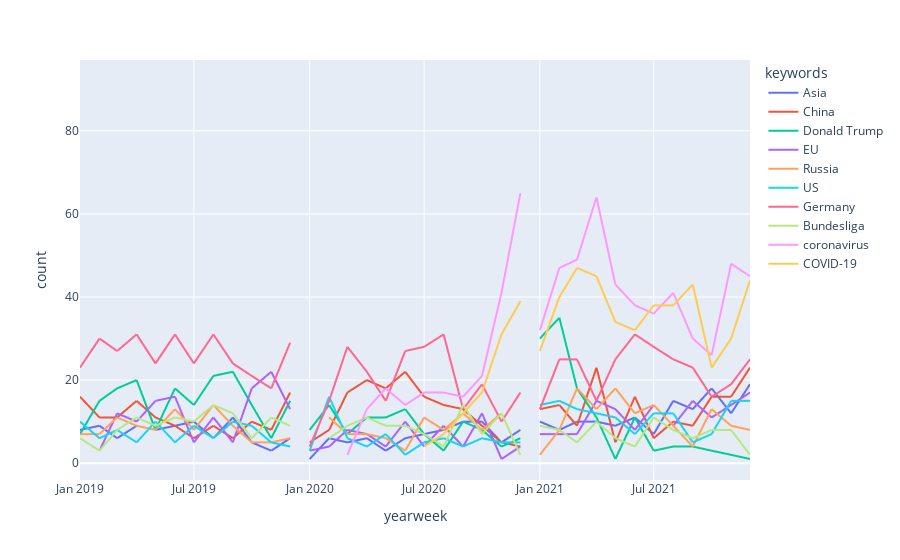

Source (notebook cell):
### Code cell
fig_df = grouped.loc[grouped['keywords'].isin(top10.index)]
fig_df = fig_df.sort_values(by="yearweek")

fig = px.line(fig_df, x='yearweek', y="count", color="keywords")
fig.show()

### Figure 1 — Plotly figure (JSON) as saved in the notebook; plotly's stock layout.template omitted (floating-point values rounded to 4 significant figures; data arrays with more than 128 entries replaced by an {"elided": "..."} marker saying what was removed)
{"data": [{"hovertemplate": "keywords=Asia<br>yearweek=%{x}<br>count=%{y}<extra></extra>", "legendgroup": "Asia", "line": {"color": "#636efa", "dash": "solid"}, "marker": {"symbol": "circle"}, "mode": "lines", "name": "Asia", "showlegend": true, "type": "scattergl", "x": {"elided": "139 str values"}, "xaxis": "x", "y": {"elided": "139 int values"}, "yaxis": "y"}, {"hovertemplate": "keywords=China<br>yearweek=%{x}<br>count=%{y}<extra></extra>", "legendgroup": "China", "line": {"color": "#EF553B", "dash": "solid"}, "marker": {"symbol": "circle"}, "mode": "lines", "name": "China", "showlegend": true, "type": "scattergl", "x": {"elided": "145 str values"}, "xaxis": "x", "y": {"elided": "145 int values"}, "yaxis": "y"}, {"hovertemplate": "keywords=Donald Trump<br>yearweek=%{x}<br>count=%{y}<extra></extra>", "legendgroup": "Donald Trump", "line": {"color": "#00cc96", "dash": "solid"}, "marker": {"symbol": "circle"}, "mode": "lines", "name": "Donald Trump", "showlegend": true, "type": "scattergl", "x": {"elided": "135 str values"}, "xaxis": "x", "y": {"elided": "135 int values"}, "yaxis": "y"}, {"hovertemplate": "keywords=EU<br>yearweek=%{x}<br>count=%{y}<extra></extra>", "legendgroup": "EU", "line": {"color": "#ab63fa", "dash": "solid"}, "marker": {"symbol": "circle"}, "mode": "lines", "name": "EU", "showlegend": true, "type": "scattergl", "x": {"elided": "142 str values"}, "xaxis": "x", "y": {"elided": "142 int values"}, "yaxis": "y"}, {"hovertemplate": "keywords=Russia<br>yearweek=%{x}<br>count=%{y}<extra></extra>", "legendgroup": "Russia", "line": {"color": "#FFA15A", "dash": "solid"}, "marker": {"symbol": "circle"}, "mode": "lines", "name": "Russia", "showlegend": true, "type": "scattergl", "x": {"elided": "140 str values"}, "xaxis": "x", "y": {"elided": "140 int values"}, "yaxis": "y"}, {"hovertemplate": "keywords=US<br>yearweek=%{x}<br>count=%{y}<extra></extra>", "legendgroup": "US", "line": {"color": "#19d3f3", "dash": "solid"}, "marker": {"symbol": "circle"}, "mode": "lines", "name": "US", "showlegend": true, "type": "scattergl", "x": {"elided": "140 str values"}, "xaxis": "x", "y": {"elided": "140 int values"}, "yaxis": "y"}, {"hovertemplate": "keywords=Germany<br>yearweek=%{x}<br>count=%{y}<extra></extra>", "legendgroup": "Germany", "line": {"color": "#FF6692", "dash": "solid"}, "marker": {"symbol": "circle"}, "mode": "lines", "name": "Germany", "showlegend": true, "type": "scattergl", "x": {"elided": "144 str values"}, "xaxis": "x", "y": {"elided": "144 int values"}, "yaxis": "y"}, {"hovertemplate": "keywords=Bundesliga<br>yearweek=%{x}<br>count=%{y}<extra></extra>", "legendgroup": "Bundesliga", "line": {"color": "#B6E880", "dash": "solid"}, "marker": {"symbol": "circle"}, "mode": "lines", "name": "Bundesliga", "showlegend": true, "type": "scattergl", "x": {"elided": "141 str values"}, "xaxis": "x", "y": {"elided": "141 int values"}, "yaxis": "y"}, {"hovertemplate": "keywords=coronavirus<br>yearweek=%{x}<br>count=%{y}<extra></extra>", "legendgroup": "coronavirus", "line": {"color": "#FF97FF", "dash": "solid"}, "marker": {"symbol": "circle"}, "mode": "lines", "name": "coronavirus", "showlegend": true, "type": "scattergl", "x": ["2020-03", "2020-04", "2020-05", "2020-06", "2020-07", "2020-08", "2020-09", "2020-10", "2020-11", "2020-12", "2020-13", "2020-14", "2020-15", "2020-16", "2020-17", "2020-18", "2020-19", "2020-20", "2020-21", "2020-22", "2020-23", "2020-24", "2020-25", "2020-26", "2020-27", "2020-28", "2020-29", "2020-30", "2020-31", "2020-32", "2020-33", "2020-34", "2020-35", "2020-36", "2020-37", "2020-38", "2020-39", "2020-40", "2020-41", "2020-42", "2020-43", "2020-44", "2020-45", "2020-46", "2020-47", "2020-49", "2020-51", "2021-01", "2021-02", "2021-03", "2021-04", "2021-05", "2021-06", "2021-07", "2021-08", "2021-09", "2021-10", "2021-11", "2021-12", "2021-13", "2021-14", "2021-15", "2021-16", "2021-17", "2021-18", "2021-19", "2021-20", "2021-26", "2021-27", "2021-28", "2021-29", "2021-30", "2021-31", "2021-32", "2021-33", "2021-34", "2021-35", "2021-36", "2021-37", "2021-38", "2021-39", "2021-40", "2021-41", "2021-42", "2021-43", "2021-44", "2021-45", "2021-46", "2021-47", "2021-48", "2021-49", "2021-50", "2021-51", "2021-52", "2021-53"], "xaxis": "x", "y": [2, 13, 18, 14, 17, 17, 16, 21, 41, 65, 81, 92, 85, 77, 74, 84, 68, 77, 71, 64, 52, 51, 52, 52, 48, 52, 43, 44, 50, 36, 41, 24, 37, 38, 26, 27, 24, 37, 37, 43, 52, 49, 3, 2, 2, 1, 3, 32, 47, 49, 64, 43, 38, 36, 41, 30, 26, 48, 45, 45, 33, 16, 2, 4, 1, 8, 2, 7, 28, 24, 20, 28, 29, 21, 14, 19, 19, 20, 15, 16, 10, 13, 9, 17, 15, 21, 22, 28, 33, 28, 20, 16, 31, 21, 12], "yaxis": "y"}, {"hovertemplate": "keywords=COVID-19<br>yearweek=%{x}<br>count=%{y}<extra></extra>", "legendgroup": "COVID-19", "line": {"color": "#FECB52", "dash": "solid"}, "marker": {"symbol": "circle"}, "mode": "lines", "name": "COVID-19", "showlegend": true, "type": "scattergl", "x": ["2020-07", "2020-08", "2020-09", "2020-10", "2020-11", "2020-12", "2020-13", "2020-14", "2020-15", "2020-16", "2020-17", "2020-18", "2020-19", "2020-20", "2020-21", "2020-22", "2020-23", "2020-24", "2020-25", "2020-26", "2020-27", "2020-28", "2020-29", "2020-30", "2020-31", "2020-32", "2020-33", "2020-34", "2020-35", "2020-36", "2020-37", "2020-38", "2020-39", "2020-40", "2020-41", "2020-42", "2020-43", "2020-44", "2020-45", "2020-47", "2020-51", "2021-01", "2021-02", "2021-03", "2021-04", "2021-05", "2021-06", "2021-07", "2021-08", "2021-09", "2021-10", "2021-11", "2021-12", "2021-13", "2021-14", "2021-15", "2021-16", "2021-17", "2021-18", "2021-19", "2021-20", "2021-25", "2021-26", "2021-27", "2021-28", "2021-29", "2021-30", "2021-31", "2021-32", "2021-33", "2021-34", "2021-35", "2021-36", "2021-37", "2021-38", "2021-39", "2021-40", "2021-41", "2021-42", "2021-43", "2021-44", "2021-45", "2021-46", "2021-47", "2021-48", "2021-49", "2021-50", "2021-51", "2021-52", "2021-53"], "xaxis": "x", "y": [4, 7, 12, 17, 31, 39, 55, 57, 60, 56, 67, 62, 54, 72, 55, 51, 38, 45, 50, 39, 31, 47, 30, 39, 35, 35, 35, 22, 38, 30, 17, 26, 15, 36, 26, 27, 47, 33, 4, 3, 3, 27, 40, 47, 45, 34, 32, 38, 38, 43, 23, 30, 44, 32, 32, 17, 1, 2, 3, 6, 1, 1, 3, 19, 26, 29, 24, 24, 15, 10, 16, 21, 17, 20, 16, 16, 7, 11, 17, 18, 19, 28, 39, 43, 31, 27, 15, 25, 20, 8], "yaxis": "y"}], "layout": {"legend": {"title": {"text": "keywords"}, "tracegroupgap": 0}, "margin": {"t": 60}, "xaxis": {"anchor": "y", "domain": [0, 1], "title": {"text": "yearweek"}}, "yaxis": {"anchor": "x", "domain": [0, 1], "title": {"text": "count"}}}}
